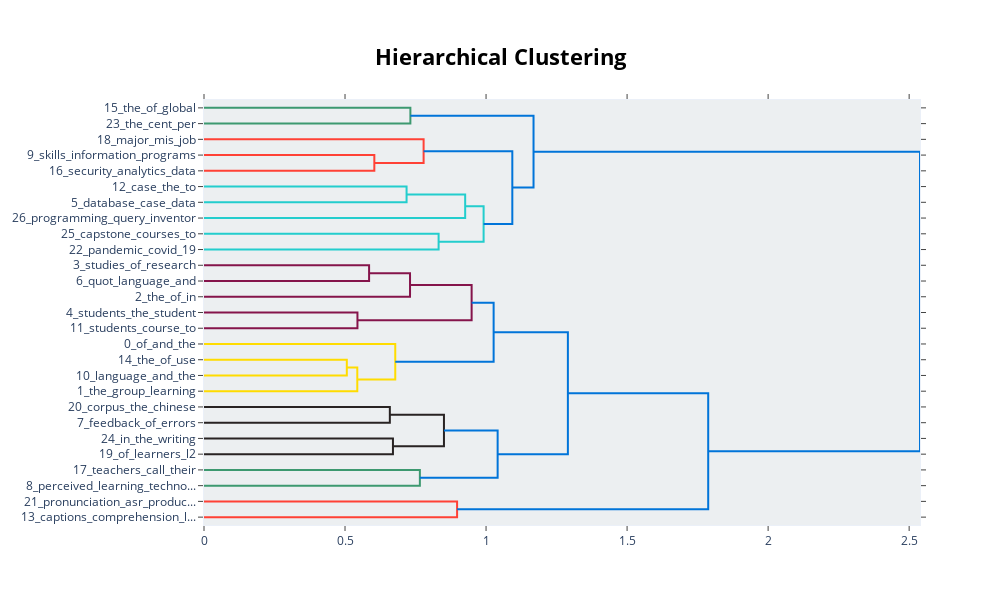

The code cell stored with this chart in its notebook:
### Code cell
model.visualize_hierarchy()

### Figure 1 — Plotly figure (JSON) as saved in the notebook; plotly's stock layout.template omitted (floating-point values rounded to 4 significant figures)
{"data": [{"hoverinfo": "text", "marker": {"color": "rgb(61,153,112)"}, "mode": "lines", "type": "scatter", "x": [0, 0.7317, 0.7317, 0], "xaxis": "x", "y": [-5, -5, -15, -15], "yaxis": "y"}, {"hoverinfo": "text", "marker": {"color": "rgb(255,65,54)"}, "mode": "lines", "type": "scatter", "x": [0, 0.6039, 0.6039, 0], "xaxis": "x", "y": [-35, -35, -45, -45], "yaxis": "y"}, {"hoverinfo": "text", "marker": {"color": "rgb(255,65,54)"}, "mode": "lines", "type": "scatter", "x": [0, 0.7786, 0.7786, 0.6039], "xaxis": "x", "y": [-25, -25, -40, -40], "yaxis": "y"}, {"hoverinfo": "text", "marker": {"color": "rgb(35,205,205)"}, "mode": "lines", "type": "scatter", "x": [0, 0.7182, 0.7182, 0], "xaxis": "x", "y": [-55, -55, -65, -65], "yaxis": "y"}, {"hoverinfo": "text", "marker": {"color": "rgb(35,205,205)"}, "mode": "lines", "type": "scatter", "x": [0.7182, 0.9259, 0.9259, 0], "xaxis": "x", "y": [-60, -60, -75, -75], "yaxis": "y"}, {"hoverinfo": "text", "marker": {"color": "rgb(35,205,205)"}, "mode": "lines", "type": "scatter", "x": [0, 0.8318, 0.8318, 0], "xaxis": "x", "y": [-85, -85, -95, -95], "yaxis": "y"}, {"hoverinfo": "text", "marker": {"color": "rgb(35,205,205)"}, "mode": "lines", "type": "scatter", "x": [0.9259, 0.9913, 0.9913, 0.8318], "xaxis": "x", "y": [-67.5, -67.5, -90, -90], "yaxis": "y"}, {"hoverinfo": "text", "marker": {"color": "rgb(0,116,217)"}, "mode": "lines", "type": "scatter", "x": [0.7786, 1.093, 1.093, 0.9913], "xaxis": "x", "y": [-32.5, -32.5, -78.75, -78.75], "yaxis": "y"}, {"hoverinfo": "text", "marker": {"color": "rgb(0,116,217)"}, "mode": "lines", "type": "scatter", "x": [0.7317, 1.168, 1.168, 1.093], "xaxis": "x", "y": [-10, -10, -55.62, -55.62], "yaxis": "y"}, {"hoverinfo": "text", "marker": {"color": "rgb(133,20,75)"}, "mode": "lines", "type": "scatter", "x": [0, 0.5853, 0.5853, 0], "xaxis": "x", "y": [-105, -105, -115, -115], "yaxis": "y"}, {"hoverinfo": "text", "marker": {"color": "rgb(133,20,75)"}, "mode": "lines", "type": "scatter", "x": [0.5853, 0.7304, 0.7304, 0], "xaxis": "x", "y": [-110, -110, -125, -125], "yaxis": "y"}, {"hoverinfo": "text", "marker": {"color": "rgb(133,20,75)"}, "mode": "lines", "type": "scatter", "x": [0, 0.544, 0.544, 0], "xaxis": "x", "y": [-135, -135, -145, -145], "yaxis": "y"}, {"hoverinfo": "text", "marker": {"color": "rgb(133,20,75)"}, "mode": "lines", "type": "scatter", "x": [0.7304, 0.9488, 0.9488, 0.544], "xaxis": "x", "y": [-117.5, -117.5, -140, -140], "yaxis": "y"}, {"hoverinfo": "text", "marker": {"color": "rgb(255,220,0)"}, "mode": "lines", "type": "scatter", "x": [0, 0.5063, 0.5063, 0], "xaxis": "x", "y": [-165, -165, -175, -175], "yaxis": "y"}, {"hoverinfo": "text", "marker": {"color": "rgb(255,220,0)"}, "mode": "lines", "type": "scatter", "x": [0.5063, 0.5435, 0.5435, 0], "xaxis": "x", "y": [-170, -170, -185, -185], "yaxis": "y"}, {"hoverinfo": "text", "marker": {"color": "rgb(255,220,0)"}, "mode": "lines", "type": "scatter", "x": [0, 0.6781, 0.6781, 0.5435], "xaxis": "x", "y": [-155, -155, -177.5, -177.5], "yaxis": "y"}, {"hoverinfo": "text", "marker": {"color": "rgb(0,116,217)"}, "mode": "lines", "type": "scatter", "x": [0.9488, 1.027, 1.027, 0.6781], "xaxis": "x", "y": [-128.8, -128.8, -166.2, -166.2], "yaxis": "y"}, {"hoverinfo": "text", "marker": {"color": "rgb(40,35,35)"}, "mode": "lines", "type": "scatter", "x": [0, 0.6589, 0.6589, 0], "xaxis": "x", "y": [-195, -195, -205, -205], "yaxis": "y"}, {"hoverinfo": "text", "marker": {"color": "rgb(40,35,35)"}, "mode": "lines", "type": "scatter", "x": [0, 0.6699, 0.6699, 0], "xaxis": "x", "y": [-215, -215, -225, -225], "yaxis": "y"}, {"hoverinfo": "text", "marker": {"color": "rgb(40,35,35)"}, "mode": "lines", "type": "scatter", "x": [0.6589, 0.8507, 0.8507, 0.6699], "xaxis": "x", "y": [-200, -200, -220, -220], "yaxis": "y"}, {"hoverinfo": "text", "marker": {"color": "rgb(61,153,112)"}, "mode": "lines", "type": "scatter", "x": [0, 0.7653, 0.7653, 0], "xaxis": "x", "y": [-235, -235, -245, -245], "yaxis": "y"}, {"hoverinfo": "text", "marker": {"color": "rgb(0,116,217)"}, "mode": "lines", "type": "scatter", "x": [0.8507, 1.041, 1.041, 0.7653], "xaxis": "x", "y": [-210, -210, -240, -240], "yaxis": "y"}, {"hoverinfo": "text", "marker": {"color": "rgb(0,116,217)"}, "mode": "lines", "type": "scatter", "x": [1.027, 1.29, 1.29, 1.041], "xaxis": "x", "y": [-147.5, -147.5, -225, -225], "yaxis": "y"}, {"hoverinfo": "text", "marker": {"color": "rgb(255,65,54)"}, "mode": "lines", "type": "scatter", "x": [0, 0.8973, 0.8973, 0], "xaxis": "x", "y": [-255, -255, -265, -265], "yaxis": "y"}, {"hoverinfo": "text", "marker": {"color": "rgb(0,116,217)"}, "mode": "lines", "type": "scatter", "x": [1.29, 1.788, 1.788, 0.8973], "xaxis": "x", "y": [-186.2, -186.2, -260, -260], "yaxis": "y"}, {"hoverinfo": "text", "marker": {"color": "rgb(0,116,217)"}, "mode": "lines", "type": "scatter", "x": [1.168, 2.538, 2.538, 1.788], "xaxis": "x", "y": [-32.81, -32.81, -223.1, -223.1], "yaxis": "y"}], "layout": {"autosize": false, "height": 605, "hoverlabel": {"bgcolor": "white", "font": {"family": "Rockwell", "size": 16}}, "hovermode": "closest", "plot_bgcolor": "#ECEFF1", "showlegend": false, "title": {"font": {"color": "Black", "size": 22}, "text": "<b>Hierarchical Clustering</b>", "x": 0.5, "xanchor": "center", "yanchor": "top"}, "width": 1000, "xaxis": {"mirror": "allticks", "rangemode": "tozero", "showgrid": false, "showline": true, "showticklabels": true, "ticks": "outside", "type": "linear", "zeroline": false}, "yaxis": {"mirror": "allticks", "range": [-270, 0], "rangemode": "tozero", "showgrid": false, "showline": true, "showticklabels": true, "tickmode": "array", "ticks": "outside", "ticktext": ["15_the_of_global", "23_the_cent_per", "18_major_mis_job", "9_skills_information_programs", "16_security_analytics_data", "12_case_the_to", "5_database_case_data", "26_programming_query_inventor", "25_capstone_courses_to", "22_pandemic_covid_19", "3_studies_of_research", "6_quot_language_and", "2_the_of_in", "4_students_the_student", "11_students_course_to", "0_of_and_the", "14_the_of_use", "10_language_and_the", "1_the_group_learning", "20_corpus_the_chinese", "7_feedback_of_errors", "24_in_the_writing", "19_of_learners_l2", "17_teachers_call_their", "8_perceived_learning_techno...", "21_pronunciation_asr_produc...", "13_captions_comprehension_l..."], "tickvals": [-5, -15, -25, -35, -45, -55, -65, -75, -85, -95, -105, -115, -125, -135, -145, -155, -165, -175, -185, -195, -205, -215, -225, -235, -245, -255, -265], "type": "linear", "zeroline": false}}}
